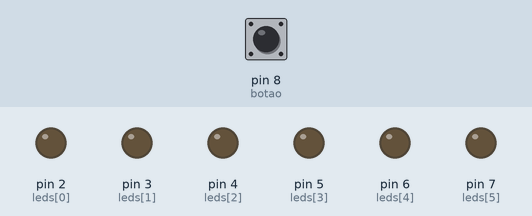
This sketch was run on a simulated Arduino Uno, built with avr-gcc and run on an emulated ATmega328P. Shown: output pins drawn as LEDs (lit = HIGH). The test bench sets the inputs (shaded band); at power-on: pin 8 (botao) HIGH. Random numbers use the default seed unless the sketch sets one.

Above: at 1.2 s.
1.3 s: pin 8 (botao) pulled LOW for 3.2 s
At 4.2 s:
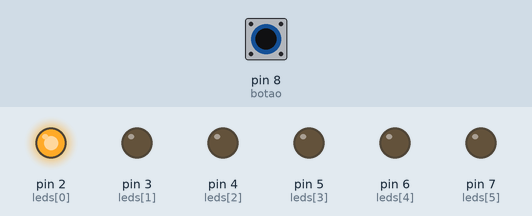
6.0 s: pin 8 (botao) pulled LOW for 0.15 s
At 6.3 s:
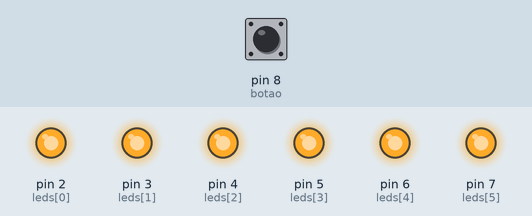
7.6 s: pin 8 (botao) pulled LOW for 3.2 s
At 11.0 s:
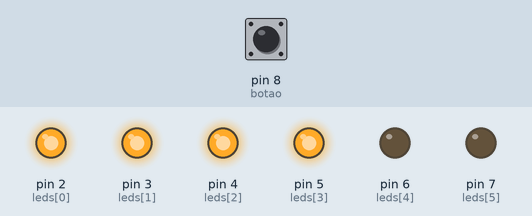
12.3 s: pin 8 (botao) pulled LOW for 1 s
At 13.8 s:
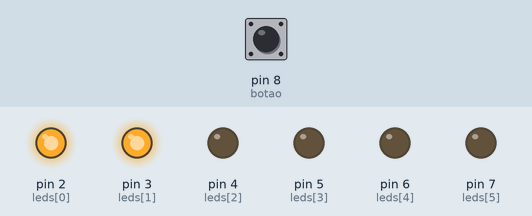
Timing chart, 0 to 15.3 s (numbered marks = the images above; inputs shaded):
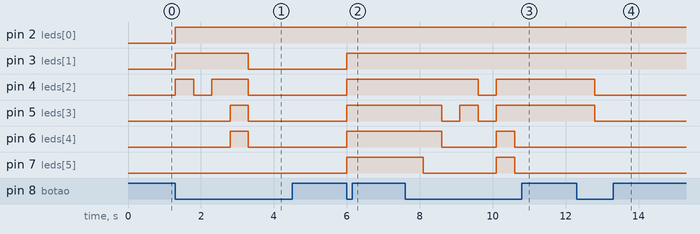

Measured:
- after the input at 1.3 s, pin 2 (leds[0]): LOW → HIGH at once; pin 3 (leds[1]): LOW → HIGH at once, → LOW 2.0 s later; pin 4 (leds[2]): LOW → HIGH at once, → LOW 0.50 s later, → HIGH 0.50 s later, → LOW 1.0 s later; pin 5 (leds[3]), pin 6 (leds[4]): LOW → HIGH after 1.5 s, → LOW 0.50 s later
- after the input at 6.0 s, pin 3 (leds[1]), pin 4 (leds[2]), pin 5 (leds[3]), pin 6 (leds[4]), pin 7 (leds[5]): LOW → HIGH at once
- after the input at 7.6 s, pin 4 (leds[2]): HIGH → LOW after 2.0 s, → HIGH 0.50 s later; pin 5 (leds[3]): alternates HIGH for 0.50 s and LOW for 0.50 s, 4 changes in all, then stays HIGH, starting after 1.0 s
- after the input at 12.3 s, pin 4 (leds[2]), pin 5 (leds[3]): HIGH → LOW after 0.50 s

The sketch:

DadoEletr_nicocomArduino.ino
```cpp
int leds[6] = {2,3,4,5,6,7};
int botao = 8;

int numero;

void setup() {

  for(int i=0;i<6;i++){
    pinMode(leds[i], OUTPUT);
  }

  pinMode(botao, INPUT_PULLUP);

  randomSeed(analogRead(0));

}

void loop() {

  if(digitalRead(botao) == LOW){

    numero = random(1,7);

    for(int i=0;i<6;i++){
      digitalWrite(leds[i], LOW);
    }

    for(int i=0;i<numero;i++){
      digitalWrite(leds[i], HIGH);
    }

    delay(500);

  }

}
```
